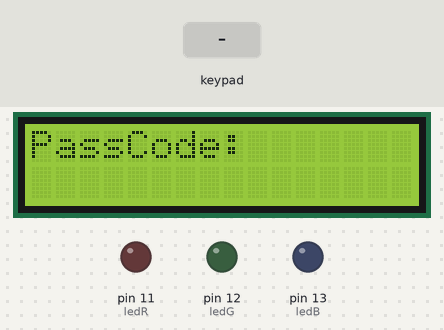
The sketch below on a simulated Arduino Uno, built with avr-gcc and run on an emulated ATmega328P. Parts: 16×2 character LCD, output pins drawn as LEDs (lit = HIGH). Inputs (shaded band) come from the test bench.

Above: at 1.4 s.
1.5 s: keypad keys 1 1 1 1 pressed 0.4 s apart
At 4.9 s:
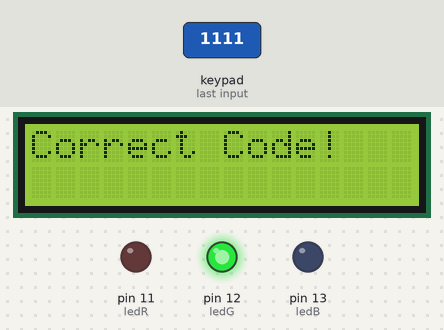
6.1 s: keypad keys 8 8 8 8 pressed 0.4 s apart
At 9.6 s:
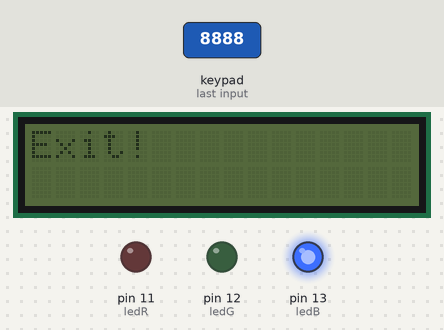
9.7 s: key 'A' pressed
12.7 s: keypad keys 1 1 1 1 # pressed 0.4 s apart
At 15.5 s:
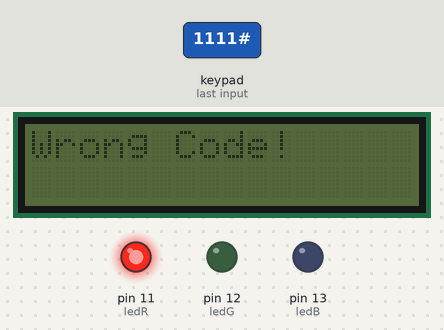
16.3 s: key 'B' pressed
19.3 s: key 'C' pressed
At 23.5 s:
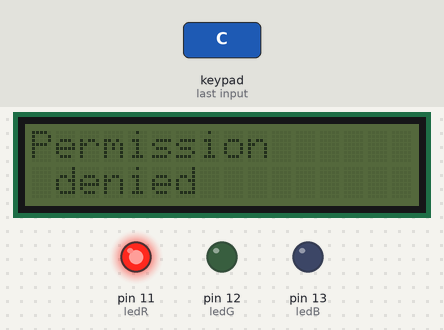
Timing chart, 0 to 25.9 s (numbered marks = the images above; inputs shaded):
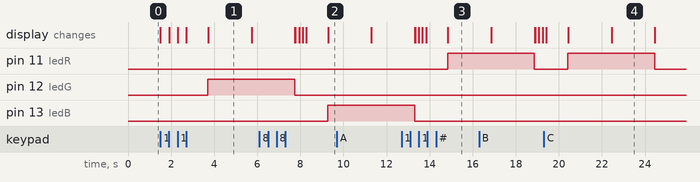

The sketch:

SistemDeProtectie_IonitaAlexandruAndrei322CA.ino
```cpp
#include<Keypad.h>
#include<Wire.h>
#include<LiquidCrystal_I2C.h>


LiquidCrystal_I2C lcd(0x27, 16, 2);

const byte numRows= 4;
const byte numCols= 4;
char password[5];
char match[5]="1111";
char off[5]="8888";
byte enter = 0;
int on=0;

int ledR = 11;
int ledG = 12;
int ledB = 13;

char keymap[numRows][numCols]=
{
{'1', '2', '3', 'A'},
{'4', '5', '6', 'B'},
{'7', '8', '9', 'C'},
{'*', '0', '#', 'D'}
};

byte rowPins[numRows] = {9,8,7,6};
byte colPins[numCols]= {5,4,3,2};

Keypad myKeypad= Keypad(makeKeymap(keymap), rowPins, colPins, numRows, numCols);

void setup()
{
  Serial.begin(9600);
  pinMode(ledR,OUTPUT);
  pinMode(ledG,OUTPUT);
  pinMode(ledB,OUTPUT);
  lcd.init();
  lcd.backlight();
  lcd.print("PassCode:");
  delay(200);

}

void loop()
{
  char customKey = myKeypad.getKey();
  if (customKey){
    password[enter]=customKey;
    lcd.print(customKey);
    enter++;
    on++;
  }

 if(on==4){
  if(!strcmp(password,match)){
    enter=0;
    delay(1000);
    lcd.clear();
    digitalWrite(ledG,HIGH);
    lcd.print("Correct Code!");
    delay(2000);
    lcd.clear();
    lcd.print("Permission");
    lcd.setCursor(1,1);
    lcd.print("granted");
    delay(2000);
    lcd.clear();
    lcd.setBacklight(0);
    digitalWrite(ledG,LOW);
  }

 if(!strcmp(password,off)){
    delay(1000);
    enter=0;
    lcd.clear();
    digitalWrite(ledB,HIGH);
    lcd.print("Exit!");
    delay(2000);
    lcd.clear();
    lcd.print("Good bye!");
    delay(2000);
    digitalWrite(ledB,LOW);
    lcd.clear();
    lcd.setBacklight(0);
  }

  if(strcmp(password,match)){
    if(strcmp(password,off)){
    delay(1000);
    enter=0;
    lcd.clear();
    digitalWrite(ledR,HIGH);
    lcd.print("Wrong Code!");
    delay(2000);
    lcd.clear();
    lcd.print("Permission");
    lcd.setCursor(1,1);
    lcd.print("denied");
    delay(2000);
  digitalWrite(ledR,LOW);
    lcd.clear();
    lcd.print("PassCode:");
    }
  }
  on=0;
  }
}
 
```

Measured:
- after the input at 1.5 s, pin 12 (ledG): LOW → HIGH after 2.2 s; the display: first changes at once (image 1 shows a later state)
- after the input at 6.1 s, pin 13 (ledB): LOW → HIGH after 3.2 s; the display: first differs from a run without the input after 1.7 s (image 2 shows a later state)
- after the input at 12.7 s, pin 11 (ledR): LOW → HIGH after 2.1 s
- after the input at 19.3 s, pin 11 (ledR): LOW → HIGH after 1.1 s, → LOW 4.0 s later; the display: first changes after 0.11 s (image 4 shows a later state)
- what the display in image 1 shows lasts 2.0 s, from 3.7 s to 5.7 s
